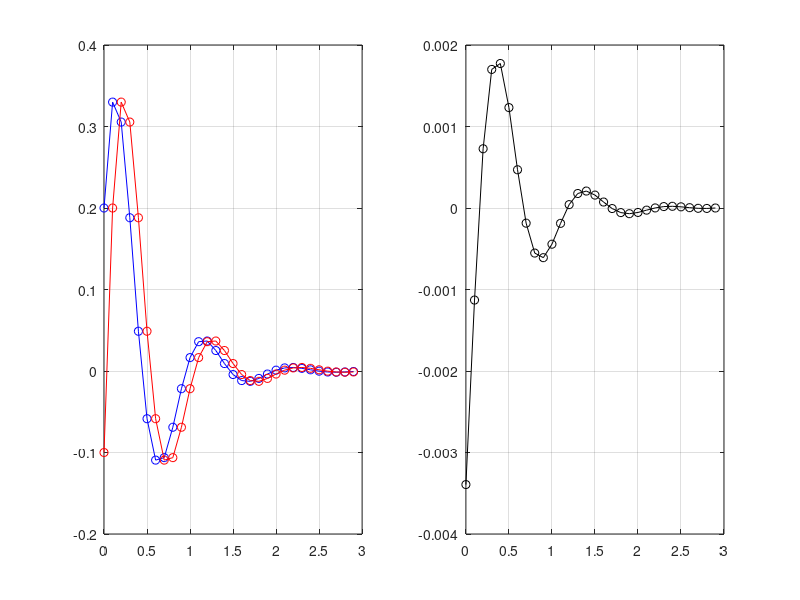

MATLAB code for this plot:
clc
close all
clear all

Ts=0.1; %sampling time
Ad=[4/3 -2/3;1 0]; % discrete time system xk+1=Axk+Buk
Bd=[1 0]';         %                      yk=Cxk+Duk

x0=[0.2;-0.1]; % initial condition of the system

ubounds=1; % bound on the absolute value of u
xbounds=2;

Q=([4/9+0.001 -2/3;-2/3 1.001]); % Q and R matrices of sum x'Qx+u'Ru
R=100; % please change here to see the effect of different values of Q and R

horizon=30;


%%


% below we construct all the matrices according to what described in the
% scripts

Qbig=kron(eye(horizon),Q);
Rbig=kron(eye(horizon),R);

Abig=[];
Bbig=0*kron(eye(horizon),Bd);

for i=1:horizon
    Abig=[Abig;Ad^(i-1)];
    Bbig=Bbig+kron(diag(ones(horizon-i,1),-i),Ad^(i-1)*Bd);
end



%cost function - we assume the presence of the quadratic term only

H=Bbig'*Qbig*Bbig+Rbig;

% constraints on the inputs - no state constraints for the moment. Please
% add them

A=kron(eye(horizon),[1;-1]);
b=ubounds*ones(horizon*2,1);

A=[A;Bbig;-Bbig];
b=[b;-Abig*x0+xbounds*ones(horizon*2,1);Abig*x0+xbounds*ones(horizon*2,1)];
f=Bbig'*Qbig*Abig*x0;


[U,FVAL,EXITFLAG]=quadprog(2*H,2*f,A,b);

if EXITFLAG==-2||isempty(U)
    flagtot=0;
else
    X=Abig*x0+Bbig*U;
    X_re=[reshape(X,2,horizon)'];
    
    figure(1)
    
    hold on
    subplot(1,2,1);plot(0:Ts:Ts*(horizon-1),X_re(:,1),'b');hold on;plot(0:Ts:Ts*(horizon-1),X_re(:,1),'bo');plot(0:Ts:Ts*(horizon-1),X_re(:,2),'r');plot(0:Ts:Ts*(horizon-1),X_re(:,2),'ro');grid on
    subplot(1,2,2);plot(0:Ts:Ts*(horizon-1),U,'k');hold on;plot(0:Ts:Ts*(horizon-1),U,'ko');grid on
    
    
end

